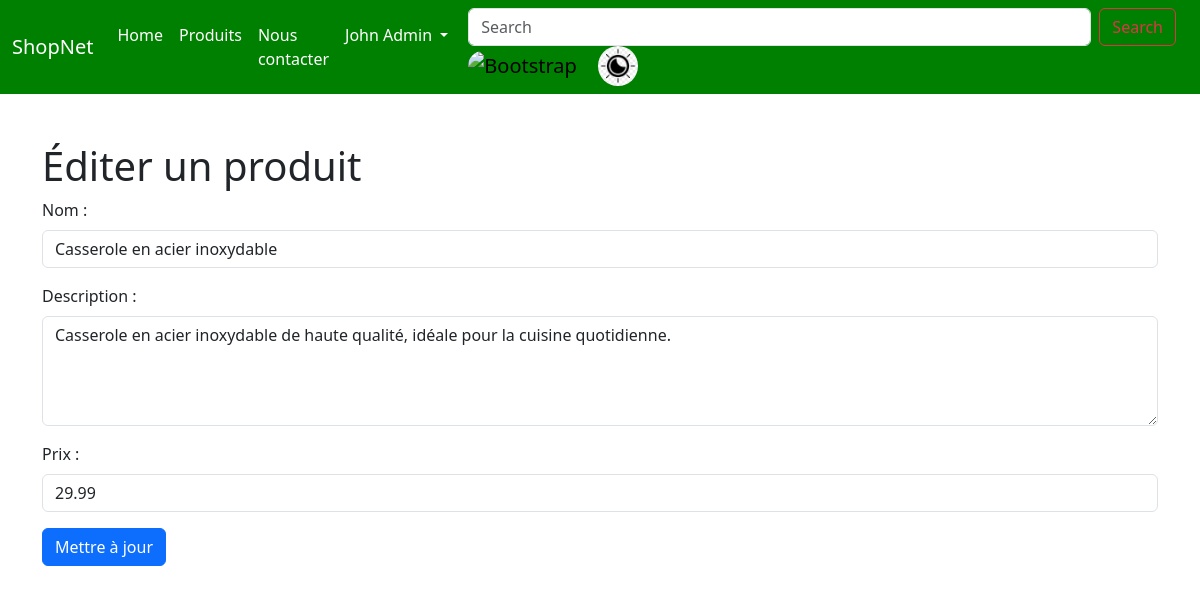
/add-product.php?idProduct=1 (signed in), run on the app's committed database.
### tables this page shows
CREATE TABLE `utilisateur` (
  `id` int NOT NULL,
  `email` varchar(50) NOT NULL,
  `nom` varchar(50) NOT NULL,
  `mdp` varchar(255) NOT NULL,
  `admin` varchar(45) DEFAULT NULL
);

CREATE TABLE `produit` (
  `id` int NOT NULL,
  `nom` varchar(50) NOT NULL,
  `prix` varchar(50) NOT NULL,
  `id_utilisateur` int DEFAULT NULL,
  `description` varchar(255) DEFAULT NULL
);

### add-product.php (the view, shortened to what this page needs)
<?php
$pdo = require_once('db.php');
$editProductId = isset($_GET['idProduct']) ? $_GET['idProduct'] : null;
$productData = null;
if ($editProductId) {
    $getProductData = $pdo->prepare('SELECT * FROM produit WHERE id = :id');
    $getProductData->bindValue(':id', $editProductId);
    $getProductData->execute();
    $productData = $getProductData->fetch();
}
?>
<!DOCTYPE html>
<html lang="en">
<head>
    <?php require_once('Components/_head.php'); ?>
</head>
<body>
    <?php include('nav.php'); ?>
    <div class="container mt-5">
        <?php if ($editProductId) : ?>
            <h1>Éditer un produit</h1>
        <?php else : ?>
            <h1>Ajouter un produit</h1>
        <?php endif; ?>
        <form action="" method="POST">
            <div class="mb-3">
                <label for="nom" class="form-label">Nom :</label>
                <input type="text" class="form-control" id="nom" name="name" placeholder="Entrez le nom" value="<?= $productData ? $productData['nom'] : '' ?>">
            </div>
            <div class="mb-3">
                <label for="description" class="form-label">Description :</label>
                <textarea class="form-control" id="description" name="description" rows="4" placeholder="Entrez la description"><?= $productData ? $productData['description'] : '' ?></textarea>
            </div>
            <div class="mb-3">
                <label for="prix" class="form-label">Prix :</label>
                <input type="number" class="form-control" id="prix" name="price" placeholder="Entrez le prix" value="<?= $productData ? $productData['prix'] : '' ?>">
            </div>
            <button type="submit" class="btn btn-primary"><?= $editProductId ? 'Mettre à jour' : 'Ajouter' ?></button>
        </form>
    </div>
</body>
</html>

### nav.php (shortened to what this page needs)
<?php
if ($_SESSION['id']) {
  $userStmtsNav = $pdo->prepare('SELECT * FROM utilisateur WHERE id = :id');
  $userStmtsNav->bindValue(':id', $_SESSION['id']);
  $userStmtsNav->execute();
  $userNav = $userStmtsNav->fetch();
}
?>
<nav class="navbar navbar-expand-lg bg-body-tertiary" style="background-color: green !important;" id="barre">
  <div class="container-fluid">
    <a class="navbar-brand" href="index.php" style="color:white;">ShopNet</a>
    <div class="collapse navbar-collapse" id="navbarNavDropdown">
      <ul class="navbar-nav">
        <li class="nav-item">
          <a class="nav-link active" aria-current="page" href="index.php" style="color:white;">Home</a>
        </li>
        <li class="nav-item">
          <a class="nav-link" href="produit.php" style="color:white;">Produits</a>
        </li>
        <li class="nav-item">
          <a class="nav-link" href="#" style="color:white;">Nous contacter</a>
        </li>
        <?php if (!$_SESSION['name']) { ?>
          <li class="nav-item dropdown">
            <a class="nav-link dropdown-toggle" href="#" role="button" data-bs-toggle="dropdown" aria-expanded="false" style="color:white;">
              Compte
            </a>
            <ul class="dropdown-menu">
              <li><a class="dropdown-item" href="login.php">Se connecter</a></li>
              <li><a class="dropdown-item" href="register.php">S'enregistrer</a></li>
            </ul>
          </li>
        <?php } else { ?>
          <li class="nav-item dropdown">
            <a class="nav-link dropdown-toggle" href="#" role="button" data-bs-toggle="dropdown" aria-expanded="false" style="color:white;">
              <?= $userNav['nom'] ?>
            </a>
          </li>
        <?php } ?>
      </ul>
      <div class="container w-100" id="search">
        <form class="d-flex" role="search" style="flex-grow: 1;flex-shrink: 1;">
          <input class="form-control me-2" type="search" placeholder="Search" aria-label="Search">
          <button class="btn btn-outline-danger" type="submit">Search</button>
        </form>
        <div id="boutton">
          <a class="navbar-brand" id="mode">
            <img src="img/drapeau-france-rond.jpg" alt="Bootstrap" width="40" height="40" style="border-radius: 20px;">
          </a>
          <a class="navbar-brand" onclick=darkmode()>
            <img src="img/pngtree-dark-mode-icon-light-png-clipart-png-image_3811921.jpg" alt="Bootstrap" width="40" height="40" style="border-radius: 20px;">
          </a>
        </div>
      </div>
    </div>
  </div>
</nav>

### assets/css/style.css (style rules this page uses)
:root { --font-family: 'Open Sans', sans-serif; --primary-color: #1A6240; --secondary-color: #D9D9D9; --font-bold: 700; --font-semibold: 600; --font-regular: 400; }
#search { width: 50%; height: 50%; border-radius: 20px; border: 0; }
html, body { height: 100%; margin: 0; padding: 0; }

### data on the page
utilisateur: nom "John Admin"
produit: name "Casserole en acier inoxydable", description "Casserole en acier inoxydable de haute qualité, idéale pour la cuisine quotidienne.", price "29.99"
